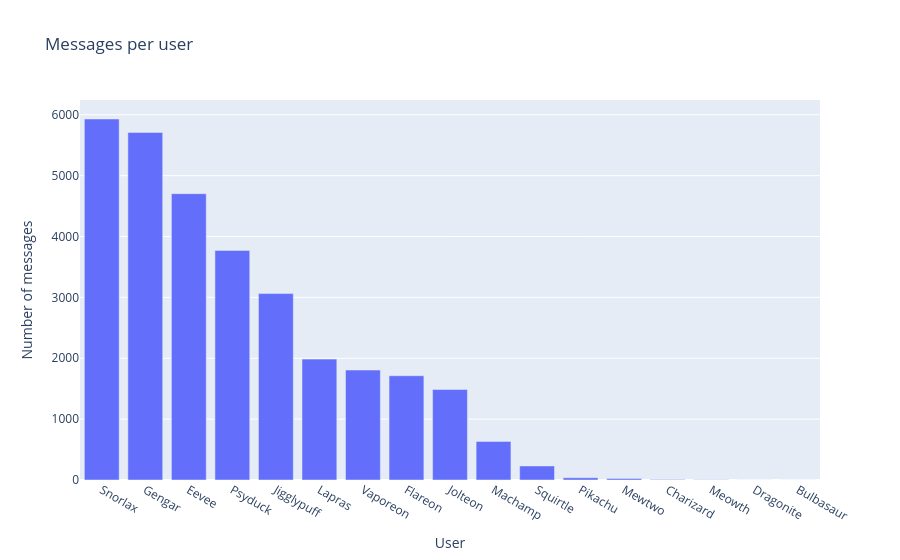

This figure's notebook cell:
### Markdown cell above
Mensajes por miembro

### Code cell
# Messages per participant as a DataFrame
messages_per_person = (
    df.groupby("sender")
    .size()
    .sort_values(ascending=False)
    .reset_index(name="messages")
)

messages_per_person.head(1)

# Gráfica plotly
fig = px.bar(
    messages_per_person,
    x="sender",
    y="messages",
    title="Messages per user",
    labels={
        "sender": "User",
        "messages": "Number of messages"
    }
)

fig.show()

## Matplotlib graph
plt.figure(figsize=(10, 6))

plt.barh(
    messages_per_person["sender"],
    messages_per_person["messages"],
)

plt.xlabel("Number of messages")
plt.ylabel("User")
plt.title("Messages per user")

plt.tight_layout()
plt.show()

### Figure 1 — Plotly figure (JSON) as saved in the notebook; plotly's stock layout.template omitted (floating-point values rounded to 4 significant figures)
{"data": [{"hovertemplate": "User=%{x}<br>Number of messages=%{y}<extra></extra>", "legendgroup": "", "marker": {"color": "#636efa", "pattern": {"shape": ""}}, "name": "", "orientation": "v", "showlegend": false, "textposition": "auto", "type": "bar", "x": ["Snorlax", "Gengar", "Eevee", "Psyduck", "Jigglypuff", "Lapras", "Vaporeon", "Flareon", "Jolteon", "Machamp", "Squirtle", "Pikachu", "Mewtwo", "Charizard", "Meowth", "Dragonite", "Bulbasaur"], "xaxis": "x", "y": [5931, 5710, 4704, 3772, 3063, 1986, 1806, 1713, 1487, 634, 231, 37, 26, 9, 3, 2, 2], "yaxis": "y"}], "layout": {"barmode": "relative", "legend": {"tracegroupgap": 0}, "title": {"text": "Messages per user"}, "xaxis": {"anchor": "y", "domain": [0, 1], "title": {"text": "User"}}, "yaxis": {"anchor": "x", "domain": [0, 1], "title": {"text": "Number of messages"}}}}
